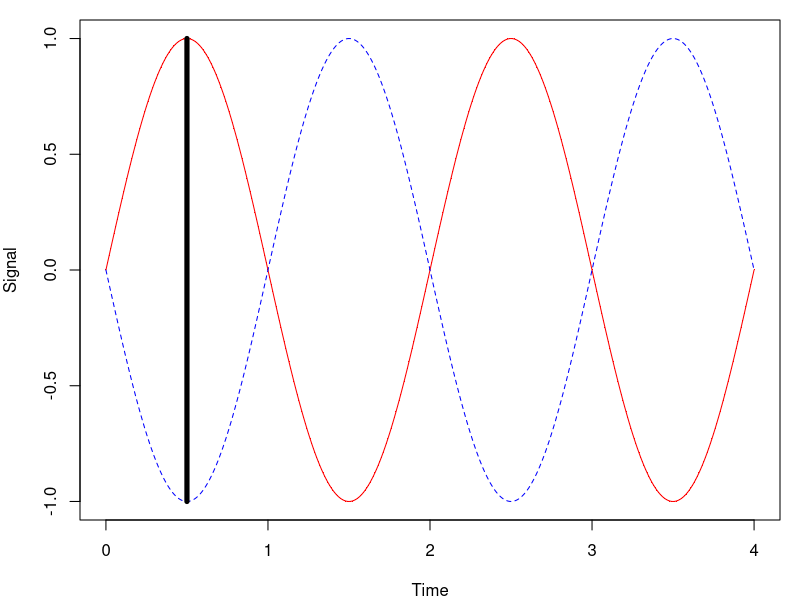

R code for this plot:
mar <- c(4, 4, 1, 1)

limit <- 1.5
x <- seq(0, 4, 0.01)
y1 <- sin(x * pi)
y2 <- sin(x * pi + (pi))
width <- 5
height <- 4

pdf("../images/generated/phase-shift.pdf", width = width, height = height)
par(mar = mar)
plot(x, y1, pch = ".", xlab = "Time", ylab = "Signal", col="red")
lines(x, y1, col="red", lty=1);
lines(x, y2, col="blue", lty=2);
lines(c(1/2, 1/2), c(-1, 1), lwd=5);
dev.off()
